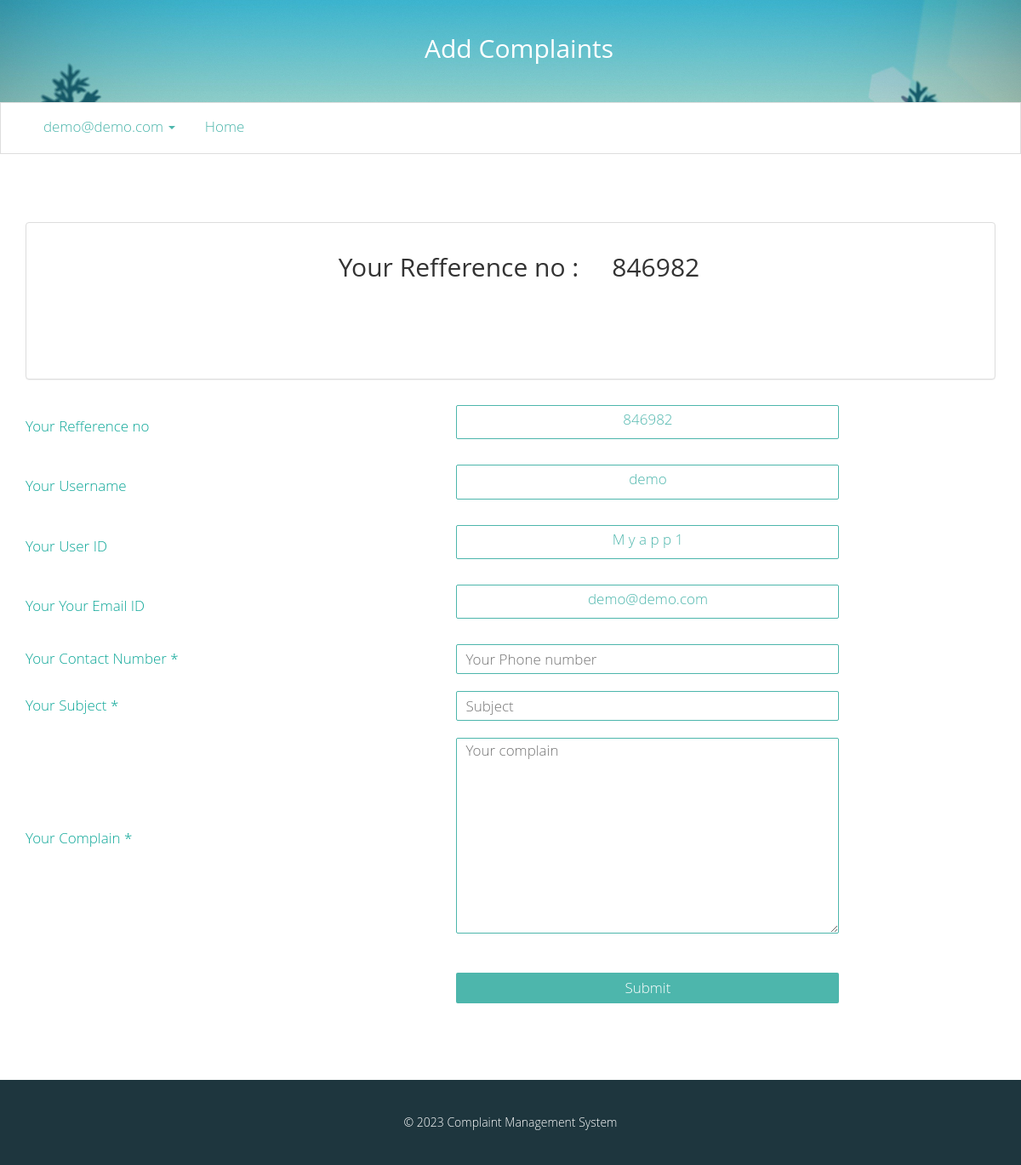
Screenshot of /message.php (signed in) with the database file from the repository.
### tables this page shows
CREATE TABLE `circle` (
  `id` int(11) NOT NULL,
  `name` varchar(20) NOT NULL,
  `username` varchar(20) NOT NULL,
  `email` varchar(30) NOT NULL,
  `password` varchar(20) NOT NULL,
  `date` date NOT NULL
);

### core/config.php (called while the page is built, shortened)
<?php
$web_name = "Complaint Management System";
?>

### message.php (the view, shortened to what this page needs)
<?php
    require 'core/config.php';
    $session=$_SESSION['email'];
    $ref = rand (3858558,100000);$error = "";$message = "";$alpha="M y a p p ";
 ?>
<!DOCTYPE html>
<html>
  <head>
    <link rel="stylesheet" href="files/css/bootstrap.css">
    <link rel="stylesheet" href="files/css/custom.css">
  </head>
  <body>
    <div class="cover user text-center" style="height:120px;">
      <br>
      <h2>Add Complaints</h2>
    </div>
    <?php require 'nav-profile.php'; ?>
    <div class="animated fadeIn">
      <div class="padd">
        <div class="col-lg-12 text-center">
          <?php
            $query1=mysql_query("SELECT * FROM `circle` WHERE email LIKE '%$session%'");
            while( $arry=mysql_fetch_array($query1) ) {
              $id=$arry['id'];
              $username=$arry['username'];
              $email = $arry['email'];
                 }
              ?>
          <form class="" method="post" autocomplete="off">
            <div class="container">
              <div class="panel panel-default">
                  <div class="panel-body">
                      <h2>Your Refference no : &nbsp;&nbsp;&nbsp;&nbsp;<?php echo $ref;
                      echo"<p><span class='error'>".$error."</p></span>";
                      echo "<p><span class='message'>".$message."</p></span>";
                      ?></h2>
                  </div>
              </div>
              <table>
                <tr>
                  <td class="text-left">Your Refference no</td>
                  <td class="text-left"><div class="dis_b"><?php echo $ref;  ?></div></td>
                </tr>
                <tr>
                  <td class="text-left">Your Username</td>
                  <td class="text-left"><div class="dis_b"><?php echo $username;?></div></td>
                </tr>
                <tr>
                  <td class="text-left">Your User ID</td>
                  <td class="text-left"><div class="dis_b"><?php echo $alpha.$id;  $user_id = $id;?></div></td>
                </tr>
                <tr>
                  <td class="text-left">Your Your Email ID</td>
                  <td class="text-left"><div class="dis_b"><?php echo $email;?></div></td>
                </tr>
                <tr>
                  <td class="text-left">Your Contact Number *</td>
                  <td><input type = "text" name = "phoneno" maxlength=10 placeholder = "Your Phone number">  </td>
                </tr>
                <tr>
                  <td class="text-left">Your Subject *</td>
                  <td><input type="text" name = "subject" placeholder = "Subject"></td>
                </tr>
                <tr>
                  <td class="text-left">Your Complain *</td>
                  <td><textarea name="complain" rows="8" cols="80" placeholder="Your complain"></textarea></td>
                </tr>
                <tr><td></td><td></td></tr>
                <tr>
                  <td></td>
                  <td><button type="submit" class="log">Submit</button></td>
                </tr>
              </table>
            </div>
          </form>
        </div>
      </div>
    </div>
      <footer>
            <br><br>&copy <?php echo date("Y"); ?> <?php echo $web_name; ?>
      </footer>
  </body>
</html>

### files/css/custom.css (style rules this page uses)
body { font-family:"Gotham A", Gotham, "Gotham SSm A", "Gotham SSm B", "Gotham SSm", "Proxima Nova", "Open Sans", "Helvetica Neue", Helvetica, Arial, sans-serif; font-weight: lighter; }
button { border: 0px; }
.col-lg-12 p { font-size: 17px!important; }
.cover { width:100%; height: 260px; background: #4db6ac url('../img/admin.jpg'); background-position: center center; background-size: cover; position: relative; float: left; z-index: 999; color: #fff; }
.user { background: #4db6ac url('../img/user.png'); background-size: cover; }
.cover > h2 { color: #fff; }
.padd { width:100%; min-height: 400px; background: #fff; padding-top: 80px; padding-bottom: 80px; position: relative; float: left; text-align: center; }
input { border: 0px; padding-left:10px; height: 35px; width: 300px; border: 1px solid #4db6ac; border-radius: 2px; color:#4db6ac; font-size: 17px; background: #fff; }
.dis_b { border: 0px; padding:10px; height: auto; width: 450px; border: 1px solid #4db6ac; border-radius: 2px; margin: 0 auto; color:#4db6ac; font-size: 17px; text-align: center; padding-top: 4px; margin-bottom: 10px; }
button.log { width:298px; height: 36px; background: #4db6ac; color: #fff; font-size: 17px; border: 0px; border-radius: 2px; }
textarea { border: 0px; padding-left:10px; background: #fff; width: 450px; height: 230px; border: 1px solid #4db6ac; border-radius: 2px; color:#4db6ac; font-size: 17px; }
table { width:100%; border-left: 1px solid #eee; border-right: 1px solid #eee; font-size: 17px; }
td { padding:10px; border-top: 1px solid #eee; border-bottom: 1px solid #eee; padding-left: 20px; color:#0ea798; }
p { font-weight: lighter!important; font-size: 19px!important; line-height: 32px; padding: 20px!important; }
h2 { padding-left: 20px; }
footer { width: 100%; height: 100px; background: #1e363e; position: relative; float: left; text-align: center; color: #fff; }
.animated { animation-duration: 1s; animation-fill-mode: both; }
.fadeIn { animation-name: fadeIn; }

### message.php (style rules this page uses)
table { border: 0px; }
td { padding:10px; border-top: 0px solid #eee; border-bottom: 0px solid #eee!important; padding-left: 0px; color:#0ea798; }
input,button.log { width: 450px; }

### rows the page displays
circle: username "demo", id "1", email "demo@demo.com"

### other values shown
$_SESSION['email'] "demo@demo.com"
$alpha "M y a p p"
$web_name "Complaint Management System"
